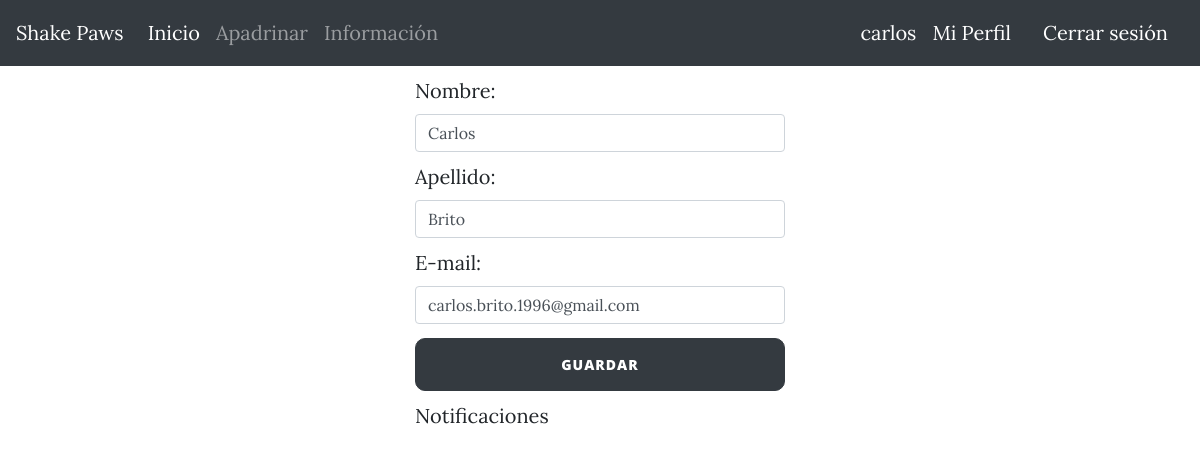
Screenshot of /accounts/perfil-padrino/ (signed in) with the database file from the repository.
### registration/models.py (models this page shows)
class Profile(models.Model):
    user = models.OneToOneField(User, on_delete=models.CASCADE)
    fname = models.CharField(max_length = 50, verbose_name = "Nombre")
    lname = models.CharField(max_length = 50, verbose_name = "Apellido")
    email = models.EmailField(verbose_name = "E-mail")
    class Meta:
        ordering = ['user__username']

### registration/views.py (the view, shortened to what this page needs)
# urls.py: path('perfil-padrino/', ProfileUpdate.as_view() , name = "perfil-padrino"),
@method_decorator(login_required, name='dispatch')
class ProfileUpdate(UpdateView):
    form_class = ProfileForm
    template_name = 'registration/profile.html'
    def get_object(self):
        profile, created = Profile.objects.get_or_create(user=self.request.user)
        return profile

### registration/forms.py
class ProfileForm(forms.ModelForm):
    class Meta:
        model = Profile
        fields = ['fname', 'lname', 'email']
        widgets = {
            'fname': forms.TextInput(attrs={'class':'form-control','placeholder':'Nombre'}),
            'lname': forms.TextInput(attrs={'class':'form-control','placeholder':'Apellido'}),
            'email': forms.TextInput(attrs={'class':'form-control','placeholder':'E-mail'}),
        }

### registration/templates/registration/profile.html (shortened to what this page needs)
{% extends 'core/base.html' %}
{% block content %}
<div class="container-fluid">
    <div class ="row justify-content-around">
        <div class="col col-md-4 align-self-center">
            <form action="" method="post">{% csrf_token %}
                {{ form.as_p }}
                <div class="text-center">
                    <input type="submit"  class="btn btn-dark btncard" value="Guardar" />
                </div>
            </form>
        </div>
    </div>
    <div class="row justify-content-around">
        <div class="col col-md-4 align-self-center">
            <p>Notificaciones</p>
        </div>
    </div>
</div>
{% endblock %}

### core/templates/core/base.html (shortened to what this page needs)
<!DOCTYPE html>
<html lang="en">
<head>
    {% load static %}
    <link href="{% static 'core/vendor/bootstrap/css/bootstrap.min.css' %}" rel="stylesheet">
    <link href="{% static 'core/vendor/font-awesome/css/font-awesome.min.css' %}" rel="stylesheet" type="text/css">
    <link href="{% static 'core/css/clean-blog.min.css' %}" rel="stylesheet">
    <link href="{% static 'core/css/styles.css' %}" rel="stylesheet">
</head>
<body>
  <nav class="navbar navbar-expand-lg navbar-dark bg-dark">
    <a class="navbar-brand" href="#">Shake Paws </a>
    <div class="collapse navbar-collapse" id="navbarText">
      <ul class="navbar-nav mr-auto">
        <li class="nav-item active">
          <a class="nav-link" href="{% url 'inicio' %}">Inicio</a>
        </li>
        <li class="nav-item">
          <a class="nav-link" href="{% url 'apadrinar' %}">Apadrinar</a>
        </li>
        <li class="nav-item">
          <a class="nav-link" href="{% url 'informacion' %}">Información</a>
        </li>
      </ul>
      {% if not request.user.is_authenticated %}
        <a style="color: white;" class="nav-link" href="{% url 'login' %}">Iniciar sesión</a>
        <a style="color: white;" class="nav-link" href="{% url 'signup' %}">Registrar</a>
      {% else %}
          <p style="color: white;">{{request.user.username}}</p>
        {% if request.user.is_staff %}
            <a style="color: white;" class="nav-link" href="/admin">Administrar</a>
        {% else %}
            <a style="color: white;" class="nav-link" href="{% url 'perfil-padrino' %}">Mi Perfil</a>
        {% endif %}
            <a style="color: white;" class="nav-link" href="{% url 'logout' %}">Cerrar sesión</a>
      {% endif %}
    </div>
  </nav>
    {% block content %}{% endblock %}
</body>
</html>

### core/static/core/css/styles.css (style rules this page uses)
.btncard { border-radius: 10px; width:100%; margin-top: 1%; }

### rows the page displays
Profile: fname "Carlos", lname "Brito", email "carlos.brito.1996@gmail.com"

### other values shown
{{ request.user.username }} "carlos"
